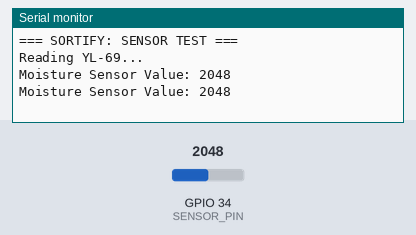
Recording of a sketch running on a simulated ESP32. Shown: the last lines printed to the serial monitor. Inputs (shaded band) come from the test bench; at power-on: GPIO 34 (SENSOR_PIN) = 2048.

Above: at 2.2 s.
2.3 s: GPIO 34 (SENSOR_PIN) set to 2866
At 3.6 s:
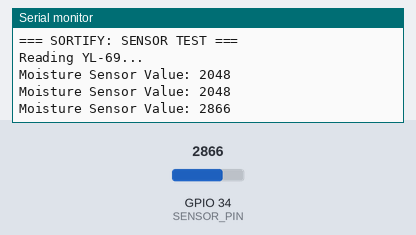
3.8 s: GPIO 34 (SENSOR_PIN) set to 3603
At 4.8 s:
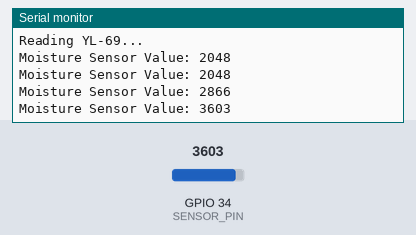
Timing chart, 0 to 6.8 s (numbered marks = the images above; inputs shaded):
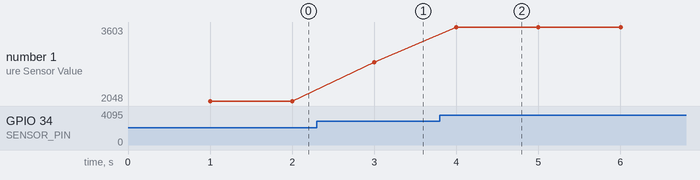

The sketch:

Soil_moisture.ino
```cpp
#define SENSOR_PIN 34  // AO sensor terhubung ke GPIO34 (D34)

void setup() {
  Serial.begin(115200);
  delay(1000);

  Serial.println("=== SORTIFY: SENSOR TEST ===");
  Serial.println("Reading YL-69...");
}

void loop() {
  int sensorValue = analogRead(SENSOR_PIN);

  Serial.print("Moisture Sensor Value: ");
  Serial.println(sensorValue);

  delay(1000);
}
```

Measured:
- after the input at 2.3 s, the serial monitor: prints a new line after 0.70 s (image 1)
- after the input at 3.8 s, the serial monitor: prints a new line after 0.20 s (image 2)
- plotted number 1: 2048 → 2866 after the input at 2.3 s, 2866 → 3603 after the input at 3.8 s
